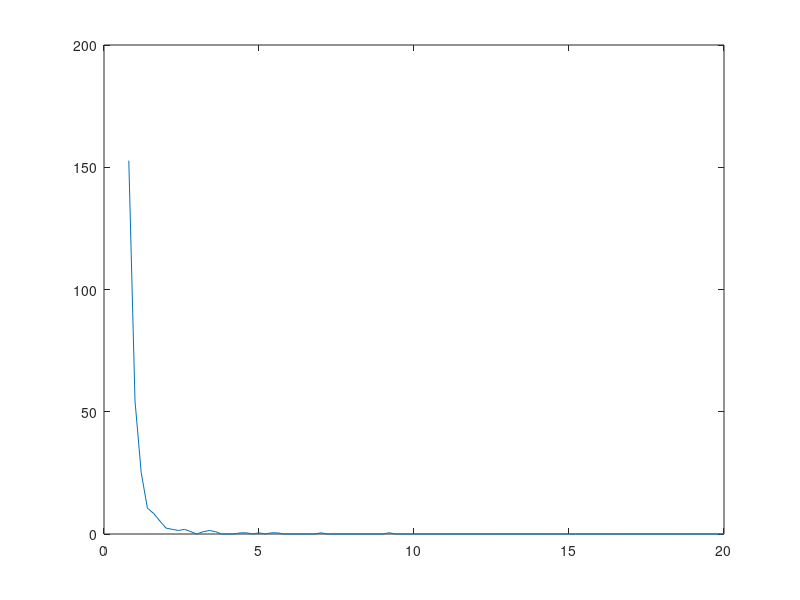

Write the MATLAB code that produced this figure.
bin_centers = [0.800000000000000, 1, 1.20000000000000, 1.40000000000000, 1.60000000000000, 1.80000000000000, 2, 2.20000000000000, 2.40000000000000, 2.60000000000000, 2.80000000000000, 3, 3.20000000000000, 3.40000000000000, 3.60000000000000, 3.80000000000000, 4, 4.20000000000000, 4.40000000000000, 4.60000000000000, 4.80000000000000, 5, 5.20000000000000, 5.40000000000000, 5.60000000000000, 5.80000000000000, 6, 6.20000000000000, 6.40000000000000, 6.60000000000000, 6.80000000000000, 7, 7.20000000000000, 7.40000000000000, 7.60000000000000, 7.80000000000000, 8, 8.20000000000000, 8.40000000000000, 8.60000000000000, 8.80000000000000, 9, 9.20000000000000, 9.40000000000000, 9.60000000000000, 9.80000000000000, 10, 10.2000000000000, 10.4000000000000, 10.6000000000000, 10.8000000000000, 11, 11.2000000000000, 11.4000000000000, 11.6000000000000, 11.8000000000000, 12, 12.2000000000000, 12.4000000000000, 12.6000000000000, 12.8000000000000, 13, 13.2000000000000, 13.4000000000000, 13.6000000000000, 13.8000000000000, 14, 14.2000000000000, 14.4000000000000, 14.6000000000000, 14.8000000000000, 15, 15.2000000000000, 15.4000000000000, 15.6000000000000, 15.8000000000000, 16, 16.2000000000000, 16.4000000000000, 16.6000000000000, 16.8000000000000, 17, 17.2000000000000, 17.4000000000000, 17.6000000000000, 17.8000000000000, 18, 18.2000000000000, 18.4000000000000, 18.6000000000000, 18.8000000000000, 19, 19.2000000000000, 19.4000000000000, 19.6000000000000, 19.8000000000000, 20]
concentrations = [152.700000000000, 54.3900000000000, 25.1200000000000, 10.6000000000000, 8.40500000000000, 5.37200000000000, 2.41300000000000, 1.91800000000000, 1.43300000000000, 1.90600000000000, 0.955200000000000, 0, 0.949500000000000, 1.43200000000000, 0.948500000000000, 0, 0, 0, 0.484600000000000, 0.476200000000000, 0, 0.478800000000000, 0, 0.489400000000000, 0.480600000000000, 0, 0, 0, 0, 0, 0, 0.495200000000000, 0, 0, 0, 0, 0, 0, 0, 0, 0, 0, 0.526800000000000, 0, 0, 0, 0, 0, 0, 0, 0, 0, 0, 0, 0, 0, 0, 0, 0, 0, 0, 0, 0, 0, 0, 0, 0, 0, 0, 0, 0, 0, 0, 0, 0, 0, 0, 0, 0, 0, 0, 0, 0, 0, 0, 0, 0, 0, 0, 0, 0, 0, 0, 0, 0, 0, 0]

size(bin_centers)
size(concentrations)

plot(bin_centers, concentrations)